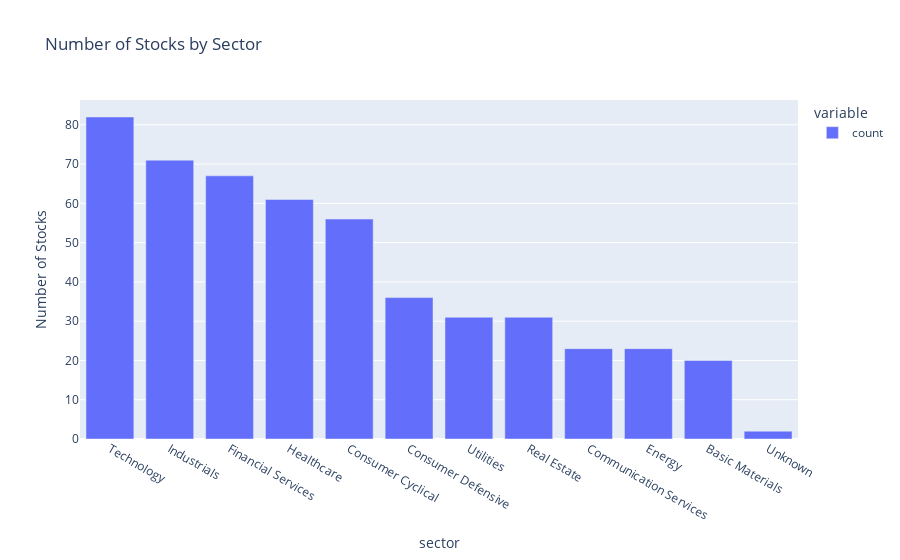

Notebook cell for this chart:
### Code cell
import pandas as pd
import plotly.express as px

# Read the sector mapping
df = pd.read_parquet('market_features/metadata/sector_mapping.parquet')

# Basic info
print("Shape:", df.shape)
print("\nColumns:", df.columns.tolist())
print("\nSample of data:")
display(df.head())

# Count by sector
sector_counts = df['sector'].value_counts()
print("\nStocks per sector:")
display(sector_counts)

# Visualize sector distribution
fig = px.bar(
    sector_counts, 
    title='Number of Stocks by Sector',
    labels={'value': 'Number of Stocks', 'index': 'Sector'}
)
fig.show()

# Check for unknowns
unknown_sectors = df[df['sector'] == 'Unknown']
print("\nTickers with unknown sectors:", len(unknown_sectors))
if len(unknown_sectors) > 0:
    display(unknown_sectors)

# Check for missing data
print("\nMissing values per column:")
display(df.isnull().sum())

# Get unique subsectors
print("\nNumber of unique subsectors:", df['subsector'].nunique())
print("\nTop 10 subsectors:")
display(df['subsector'].value_counts().head(10))

### Figure 1 — Plotly figure (JSON) as saved in the notebook; plotly's stock layout.template omitted (floating-point values rounded to 4 significant figures)
{"data": [{"hovertemplate": "variable=count<br>sector=%{x}<br>Number of Stocks=%{y}<extra></extra>", "legendgroup": "count", "marker": {"color": "#636efa", "pattern": {"shape": ""}}, "name": "count", "orientation": "v", "showlegend": true, "textposition": "auto", "type": "bar", "x": ["Technology", "Industrials", "Financial Services", "Healthcare", "Consumer Cyclical", "Consumer Defensive", "Utilities", "Real Estate", "Communication Services", "Energy", "Basic Materials", "Unknown"], "xaxis": "x", "y": [82, 71, 67, 61, 56, 36, 31, 31, 23, 23, 20, 2], "yaxis": "y"}], "layout": {"barmode": "relative", "legend": {"title": {"text": "variable"}, "tracegroupgap": 0}, "title": {"text": "Number of Stocks by Sector"}, "xaxis": {"anchor": "y", "domain": [0, 1], "title": {"text": "sector"}}, "yaxis": {"anchor": "x", "domain": [0, 1], "title": {"text": "Number of Stocks"}}}}
